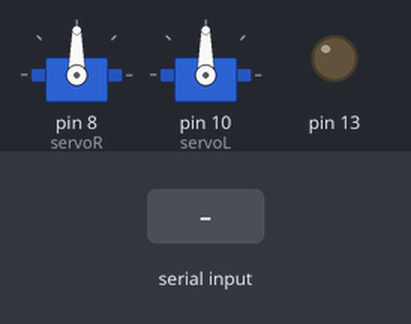
This sketch was run on a simulated Arduino Uno, built with avr-gcc and run on an emulated ATmega328P. Shown: 2 × servo, output pins drawn as LEDs (lit = HIGH). The test bench sets the inputs (shaded band).

Above: at 1.2 s.
1.3 s: byte 0 (0x0) received over Serial
At 2.3 s:
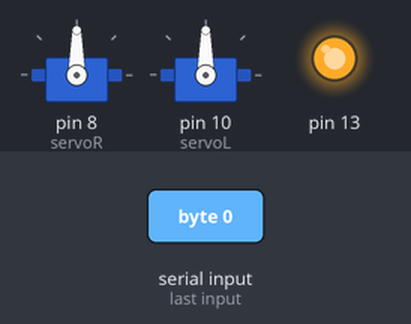
2.8 s: byte 1 (0x1) received over Serial
At 3.5 s:
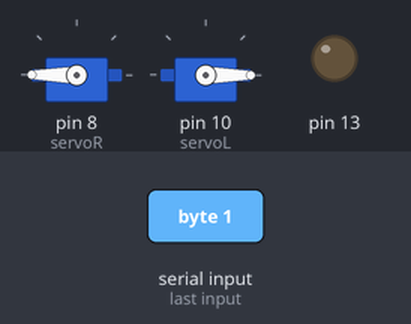
4.3 s: byte 2 (0x2) received over Serial
At 4.6 s:
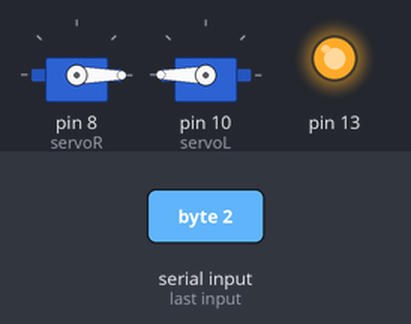
5.8 s: byte 3 (0x3) received over Serial
At 6.9 s:
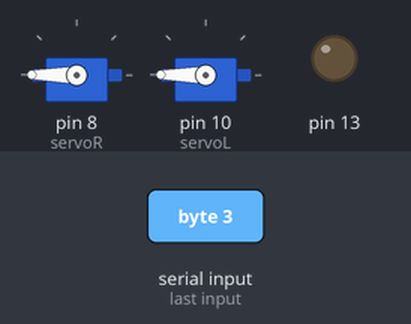
7.3 s: byte 4 (0x4) received over Serial
At 8.1 s:
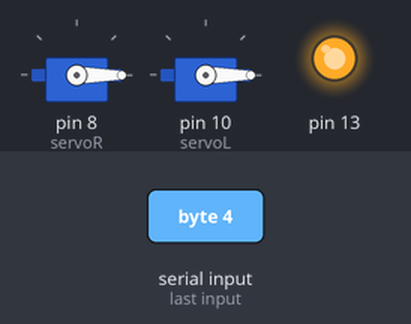
8.8 s: byte 5 (0x5) received over Serial
At 9.2 s:
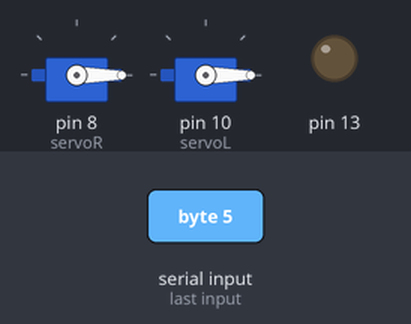
Timing chart, 0 to 11.3 s (numbered marks = the images above; inputs shaded):
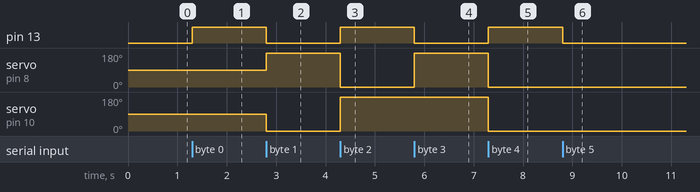

The sketch:

otg_arduino.ino
```cpp
#include <Servo.h>

/**
 * Variables representing the two servos
 */
Servo servoR;
Servo servoL;
int state;
void setup() {
  Serial.begin(115200);
  servoR.attach(8);
  servoL.attach(10);

  pinMode(13, OUTPUT);
  state = 0;
}

void loop() {
  byte a = (byte)Serial.read();
  switch (a) {
  case 0x0: // 0 in other system
    servoR.write(90);
    servoL.write(90);
    state = !state;
    break;
  case 0x1: // 1 in other system
    servoR.write(180);
    servoL.write(0);
    state = !state;
    break;
  case 0x2: // 2 in other system
    servoR.write(0);
    servoL.write(180);
    state = !state;
    break;
  case 0x3: // 3 in other system
    servoR.write(180);
    servoL.write(180);
    state = !state;
    break;
  case 0x4: // 4 in other system
    servoR.write(0);
    servoL.write(0);
    state = !state;
    break;
  case 0x5: // 5 in other system
    servoL.write(0);
    state = !state;
    break;
  case 0x6: // 6 in other system
    servoR.write(180);
    state = !state;
    break;
  }

  if (state == 1)
    digitalWrite(13, HIGH);
  else
    digitalWrite(13, LOW);
}
```

Measured:
- after the input at 1.3 s, pin 13: LOW → HIGH at once
- after the input at 2.8 s, pin 13: HIGH → LOW at once; servo on pin 8 (servoR): 90° → 180° at once; servo on pin 10 (servoL): 90° → 0° at once
- after the input at 4.3 s, pin 13: LOW → HIGH at once; servo on pin 8 (servoR): 180° → 0° at once; servo on pin 10 (servoL): 0° → 180° at once
- after the input at 5.8 s, pin 13: HIGH → LOW at once; servo on pin 8 (servoR): 0° → 180° at once
- after the input at 7.3 s, pin 13: LOW → HIGH at once; servo on pin 8 (servoR), servo on pin 10 (servoL): 180° → 0° at once
- after the input at 8.8 s, pin 13: HIGH → LOW at once
